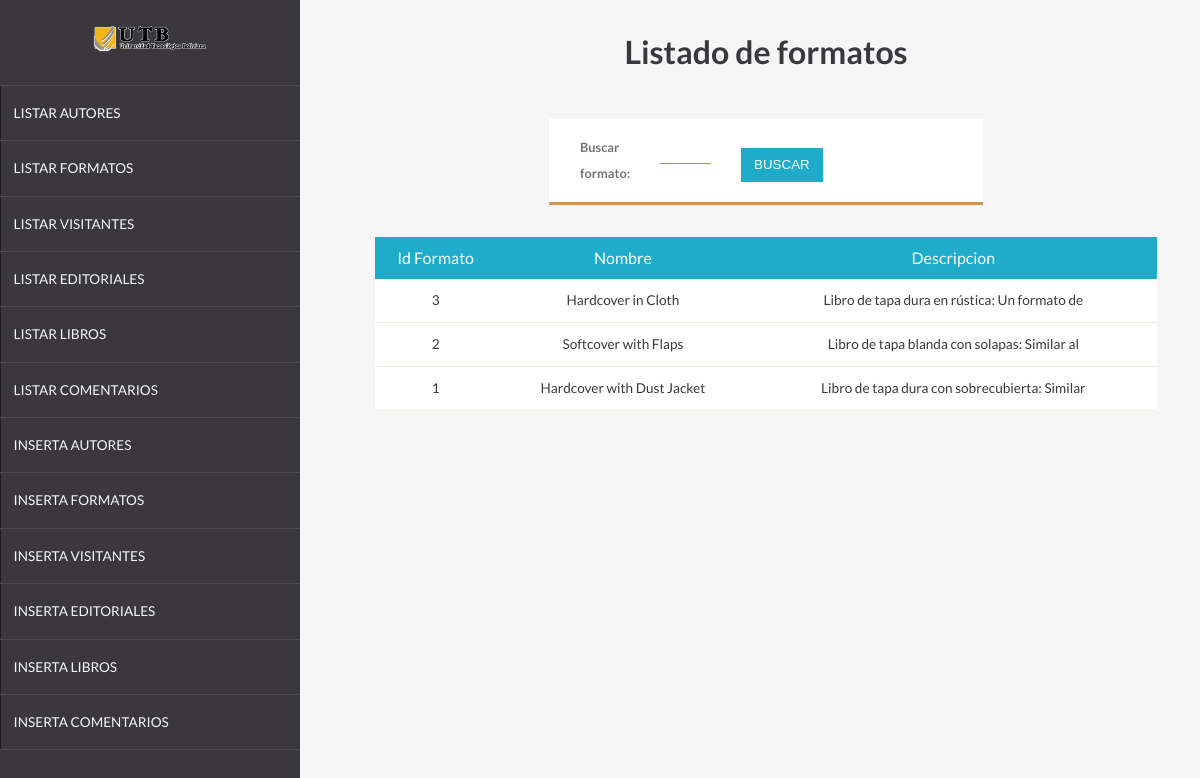
Page /listarFormatos.php on the committed database.
### tables this page shows
CREATE TABLE `formatos` (
  `idFormatos` int(11) NOT NULL,
  `nombre` varchar(45) DEFAULT NULL,
  `descripcion` varchar(45) DEFAULT NULL
);

### buscarFormatos.php (the view, shortened to what this page needs)
<?php
    include 'conexion.php';
    if(isset($_POST['enviar'])){
        $nombre = $_POST['nom-formato'];
        $consulta="select * from formatos where nombre like'%$nombre%' order by idFormatos desc";
    }else{
        $consulta="select * from formatos order by idFormatos desc";
    }
    $resultado=mysqli_query($conexion,$consulta) or die("Algo ha salido mal en la consulta");
    echo"<table class='listado'>";
    echo"<tr>";
    echo"<th>Id Formato</th>";
    echo"<th>Nombre</th>";
    echo"<th>Descripcion</th>";
    echo"</tr>";
    while($columna=mysqli_fetch_array($resultado)){
        echo"<tr>";
        echo"<td>".$columna['idFormatos']."</td><td>".$columna['nombre']."</td><td>".$columna['descripcion']."</td>";
        echo"</tr>";
    }
    echo"</table>";
?>

### css/estilos.css (style rules this page uses)
*,*:before,*:after { box-sizing:border-box }
body { margin:0;font-family:sans-serif }
body { background:#F6F6F6;display:-webkit-flex;display:-ms-flexbox;display:flex;-webkit-flex-direction:column;-ms-flex-direction:column;flex-direction:column;min-height:100vh;color:#3A383D;font-family:'Lato', sans-serif }
.listado { background:#fff;width:90%;margin-left:auto;margin-right:auto;border-collapse:collapse;margin-top:2em }
.listado th { background:#1FACCA;line-height:2.5;color:#fff;font-weight:normal }
.listado td { border-bottom:1px solid rgba(122,169,60,0.15) }
.listado td { line-height:3;font-size:.85em;text-align:center }

### rows in the picture
formatos: idFormatos "3", nombre "Hardcover in Cloth", descripcion "Libro de tapa dura en rústica: Un formato de"
formatos: idFormatos "2", nombre "Softcover with Flaps", descripcion "Libro de tapa blanda con solapas: Similar al"
formatos: idFormatos "1", nombre "Hardcover with Dust Jacket", descripcion "Libro de tapa dura con sobrecubierta: Similar"
